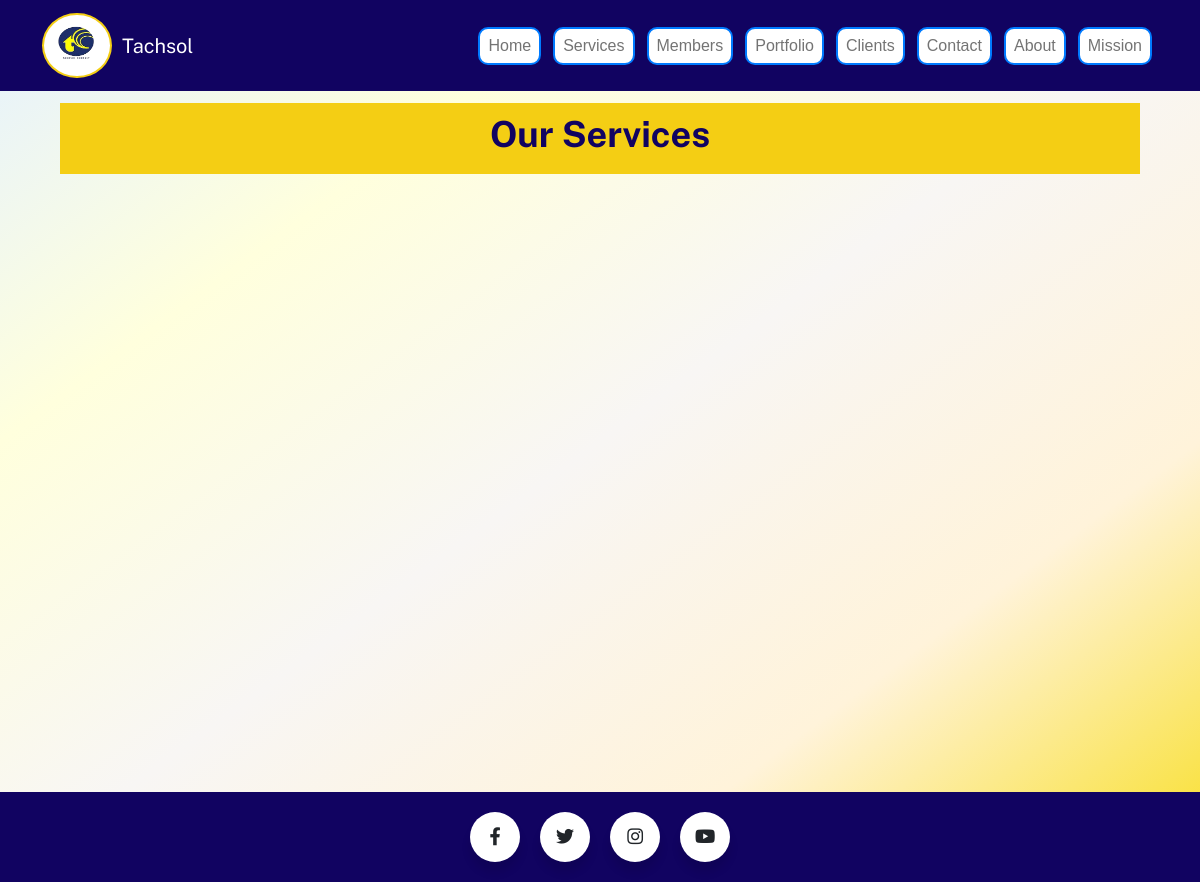
Before: /mainapp/service/ with the older database file.
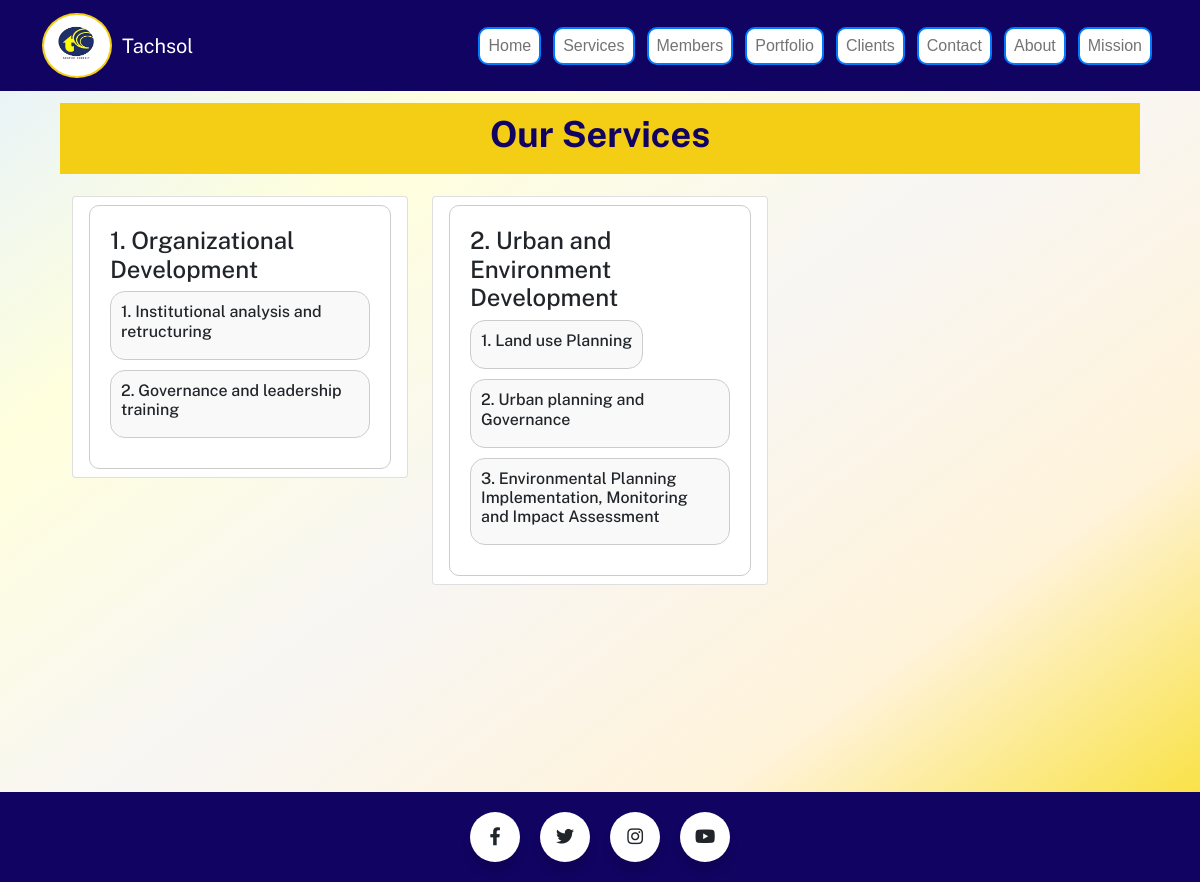
After: the same page with the newer database file.
### mainapp/models.py (models this page shows, shortened)
class ScopeOfOperation(models.Model):
    name = models.CharField(max_length=100, blank=False, default='Human Resource Development, Training, and Facilitation')

class Services(models.Model):
    scope = models.ForeignKey(ScopeOfOperation, on_delete=models.CASCADE, related_name='services')
    activity = models.CharField(max_length=255, blank=False, default='Training Needs Assessment')
    description = models.TextField(max_length=255, blank=True, default='Short note about the activity')

### mainapp/views.py (the view)
# urls.py: path('service/', views.service, name="service"),
def service(request):
    scopes = ScopeOfOperation.objects.all()
    return render(request, 'mainapp/services.html', {'scopes': scopes})

### mainapp/templates/mainapp/services.html (shortened to what this page needs)
{% extends "mainapp/base.html" %}
{% block content %}
{% load static %}
<main>
    <section class="inner-banner">
        <div class="container">
            <div class="row align-items-center">
                <div class="col-md-12 text-center">
                    <h1>Our Services</h1>
                </div>
            </div>
        </div>
    </section>
    <div class="container custom-container">
        <div class="row">
            {% for scope in scopes %}
            <div class="col-lg-4 col-md-4 col-sm-6 mb-4">
                <ol class="list-group">
                    <li class="list-group-item custom-list-item">
                        <div class="scope-container">
                            <h4>{{ forloop.counter }}. {{ scope.name }}</h4>
                            <div class="row">
                                {% for service in scope.services.all %}
                                <div class="col-lg-12">
                                    <div class="service-item">
                                        <h6>{{ forloop.counter }}. {{ service.activity }}</h6>
                                    </div>
                                </div>
                                {% endfor %}
                            </div>
                        </div>
                    </li>
                </ol>
            </div>
            {% endfor %}
        </div>
    </div>
</main>
{% endblock %}

Changed rows visible on the page:
added ScopeOfOperation: name "Organizational Development"
added Services: activity "Institutional analysis and retructuring", shown under "Organizational Development"
added Services: activity "Governance and leadership training", shown under "Organizational Development"
added ScopeOfOperation: name "Urban and Environment Development"
added Services: activity "Land use Planning", shown under "Urban and Environment Development"
added Services: activity "Urban planning and Governance", shown under "Urban and Environment Development"
added Services: activity "Environmental Planning Implementation, Monitoring and Impact Assessment", shown under "Urban and Environment Development"
